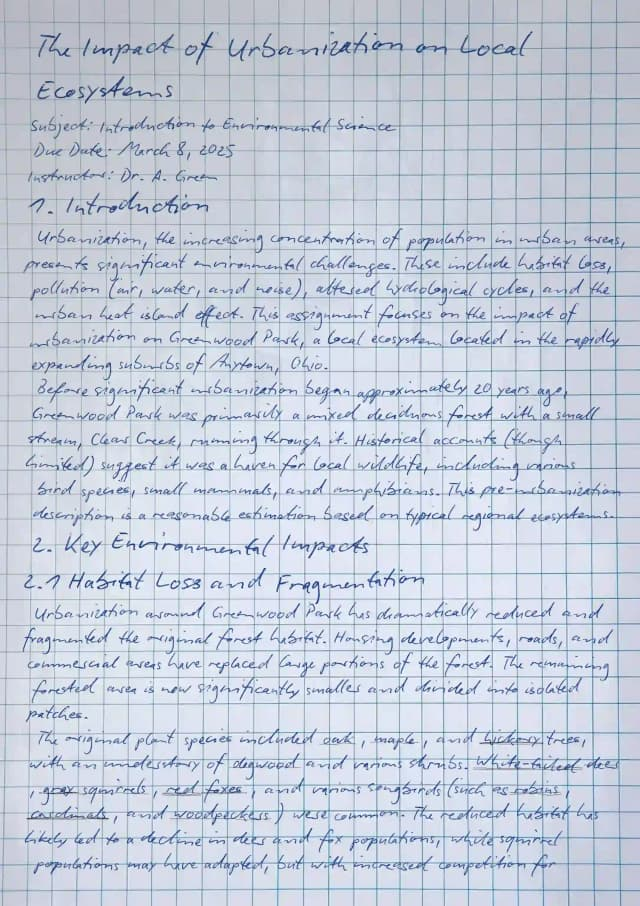
#> input picture images/digital-assignment.webp, 640 x 906 px
$ python -i renderer.py   (imports and definitions only)
#> lines starting #> are read from the running program, lines starting #| are printed output that depends on the picture
#> further down, picture is the input picture: PIL image 640x906 RGB; mean R, G, B 196.5, 205.1, 219.7
import os
import io
import math
import random
import re
import urllib.request
import numpy as np
import streamlit as st
import cv2
from PIL import Image, ImageDraw, ImageFont
from typing import Tuple, List, Optional, Any
from concurrent.futures import ThreadPoolExecutor


FONT_URLS = {
    "Homemade Apple": "https://github.com/google/fonts/raw/main/apache/homemadeapple/HomemadeApple-Regular.ttf",
    "Caveat (Latin/Cyrillic)": "https://github.com/google/fonts/raw/main/ofl/caveat/Caveat%5Bwght%5D.ttf",
    "Indie Flower": "https://github.com/google/fonts/raw/main/ofl/indieflower/IndieFlower-Regular.ttf",
    "Patrick Hand": "https://github.com/google/fonts/raw/main/ofl/patrickhand/PatrickHand-Regular.ttf",
    "Dancing Script": "https://github.com/google/fonts/raw/main/ofl/dancingscript/DancingScript%5Bwght%5D.ttf",
    "Amatic SC": "https://github.com/google/fonts/raw/main/ofl/amaticsc/AmaticSC-Regular.ttf",
    "Shadows Into Light": "https://github.com/google/fonts/raw/main/ofl/shadowsintolight/ShadowsIntoLight-Regular.ttf",
    "Architects Daughter": "https://github.com/google/fonts/raw/main/ofl/architectsdaughter/ArchitectsDaughter-Regular.ttf",
    "Pacifico": "https://github.com/google/fonts/raw/main/ofl/pacifico/Pacifico-Regular.ttf",

    "Kalam (Latin/Devanagari)": "https://github.com/google/fonts/raw/main/ofl/kalam/Kalam-Regular.ttf",
    "Tillana (Devanagari/Hindi)": "https://github.com/google/fonts/raw/main/ofl/tillana/Tillana-Regular.ttf",
    "Yatra One (Devanagari/Hindi)": "https://github.com/google/fonts/raw/main/ofl/yatraone/YatraOne-Regular.ttf",
    "Aref Ruqaa (Arabic)": "https://github.com/google/fonts/raw/main/ofl/arefruqaa/ArefRuqaa-Regular.ttf",
    "Nanum Pen Script (Korean)": "https://github.com/google/fonts/raw/main/ofl/nanumpenscript/NanumPenScript-Regular.ttf",
    "Zhi Mang Xing (Chinese)": "https://github.com/google/fonts/raw/main/ofl/zhimangxing/ZhiMangXing-Regular.ttf",
    "Yuji Boku (Japanese)": "https://github.com/google/fonts/raw/main/ofl/yujiboku/YujiBoku-Regular.ttf",
    "Neucha (Cyrillic/Russian)": "https://github.com/google/fonts/raw/main/ofl/neucha/Neucha.ttf",
    "Bad Script (Cyrillic/Russian)": "https://github.com/google/fonts/raw/main/ofl/badscript/BadScript-Regular.ttf",

    "Kavivanar (Tamil)": "https://github.com/google/fonts/raw/main/ofl/kavivanar/Kavivanar-Regular.ttf",
    "Chilanka (Malayalam)": "https://github.com/google/fonts/raw/main/ofl/chilanka/Chilanka-Regular.ttf",
    "Galada (Bengali)": "https://github.com/google/fonts/raw/main/ofl/galada/Galada-Regular.ttf",
    "Peddana (Telugu)": "https://github.com/google/fonts/raw/main/ofl/peddana/Peddana-Regular.ttf",
    "Mogra (Gujarati)": "https://github.com/google/fonts/raw/main/ofl/mogra/Mogra-Regular.ttf",
    "Hubballi (Kannada)": "https://github.com/google/fonts/raw/main/ofl/hubballi/Hubballi-Regular.ttf"
}

# [137 lines left out: functions load_font, load_custom_font, create_background, process_page, parse_markdown_line, not called in this run]

def apply_sketch_effect(image: Image.Image) -> Image.Image:
    """Applies an OpenCV pencil sketch filter to a PIL Image."""
    orig_mode = image.mode
#> orig_mode = 'RGB'

    # Convert PIL Image to RGBA numpy array
    img_np = np.array(image.convert("RGBA"))
    if img_np.size == 0:
        return image

    rgb_img = img_np[:, :, :3]
    alpha = img_np[:, :, 3]
#> alpha: shape (906, 640); every value is 255

    # Convert to grayscale
    gray = cv2.cvtColor(rgb_img, cv2.COLOR_RGB2GRAY)
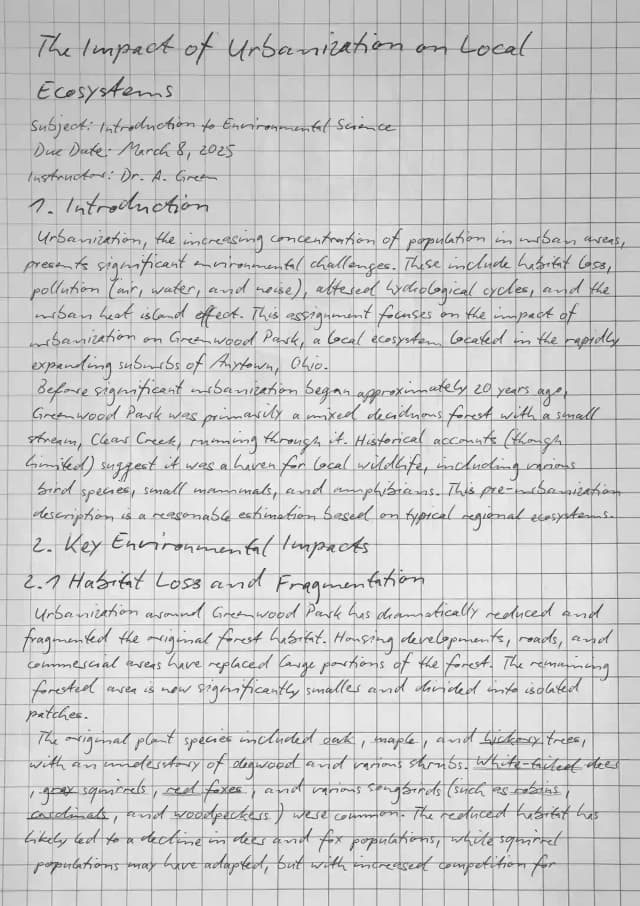
#> gray: shape (906, 640); min 21, max 253, mean 204.2

    # Invert grayscale
    gray_inv = 255 - gray
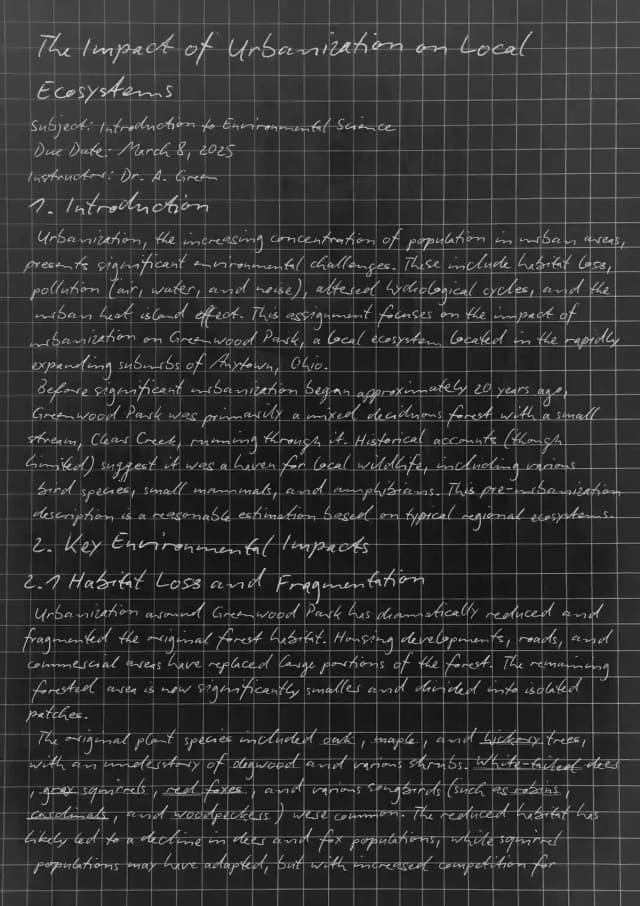
#> gray_inv: shape (906, 640); min 2, max 234, mean 50.8

    # Calculate Gaussian blur kernel size dynamically
    width, height = image.size
#> width = 640; height = 906
    if width <= 0 or height <= 0:
        return image
    k_w = min(21, width, height)
#> k_w = 21
    if k_w % 2 == 0:
        k_w = max(1, k_w - 1)

    # Blur the inverted image
    blur = cv2.GaussianBlur(gray_inv, (k_w, k_w), 0)
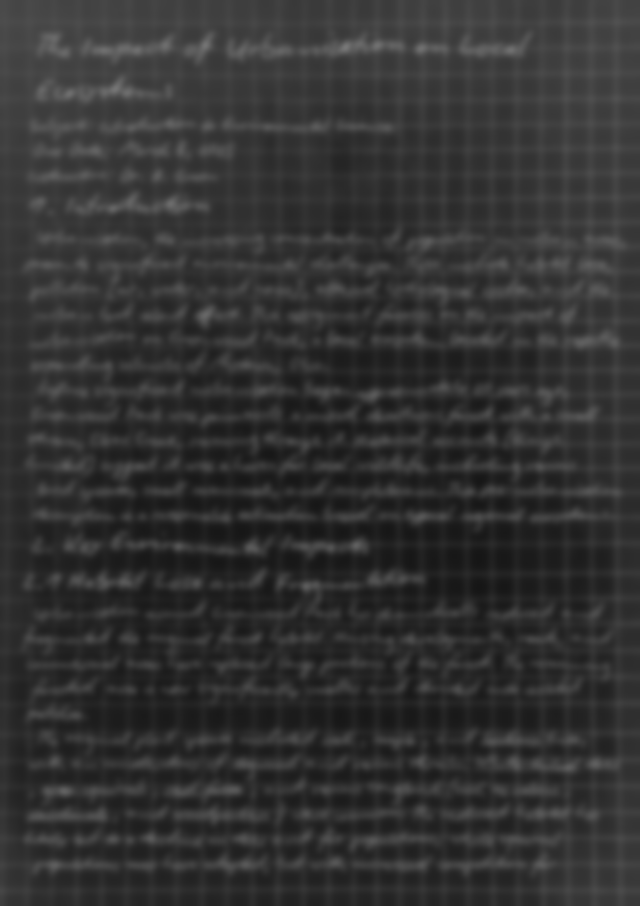
#> blur: shape (906, 640); min 22, max 119, mean 50.8

    # Invert blurred
    blur_inv = 255 - blur
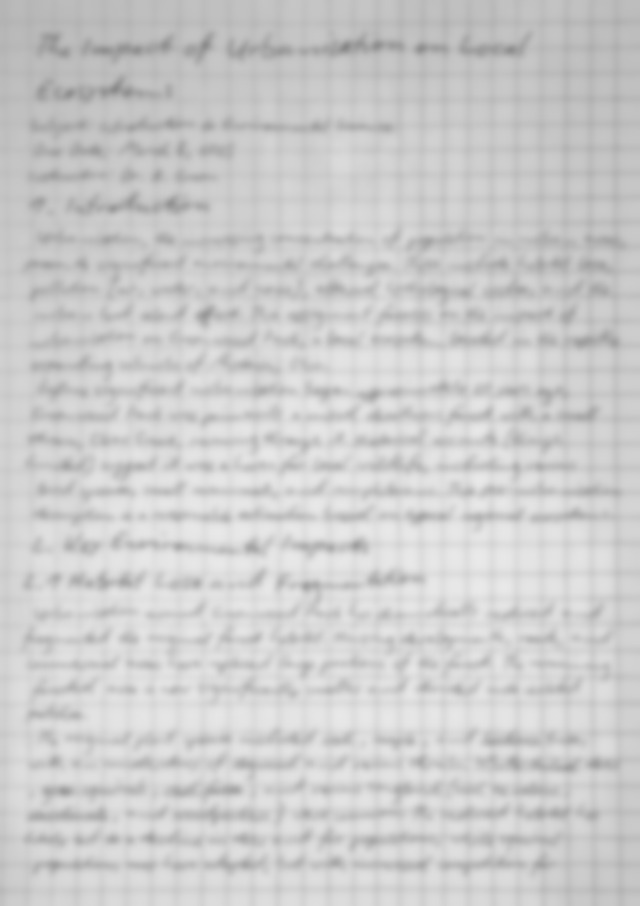
#> blur_inv: shape (906, 640); min 136, max 233, mean 204.2

    # Divide gray by inverted blurred to get sketch effect
    sketch = cv2.divide(gray, blur_inv, scale=256.0)
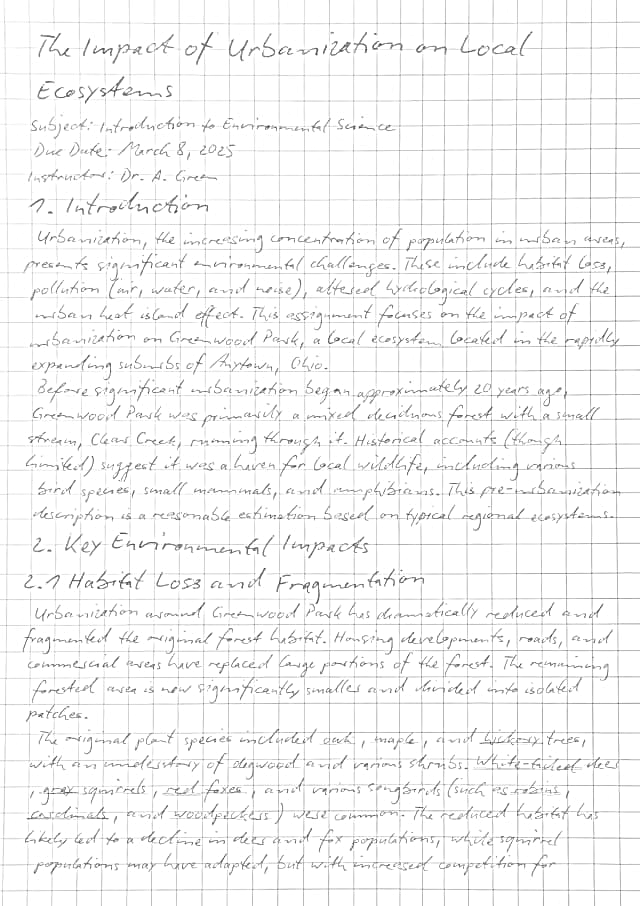
#> sketch: shape (906, 640); min 35, max 255, mean 245.7

    # Convert back to RGB
    sketch_rgb = cv2.cvtColor(sketch, cv2.COLOR_GRAY2RGB)

    # Combine with original alpha channel
    out_np = np.zeros_like(img_np)
    out_np[:, :, :3] = sketch_rgb
    out_np[:, :, 3] = alpha

    out_img = Image.fromarray(out_np, mode="RGBA")
    if orig_mode != "RGBA":
        out_img = out_img.convert(orig_mode)

    return out_img

# [332 lines left out: functions alpha_composite_paste, draw_char_rotated, render_handwriting_cached, not called in this run]

>>> from PIL import Image
>>> picture = Image.open('images/digital-assignment.webp')
>>> result = apply_sketch_effect(picture)
